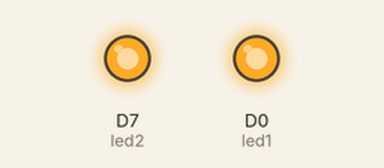
This sketch was run on a simulated ESP8266 (NodeMCU). On the bench: output pins drawn as LEDs (lit = HIGH).

Above: at 0.5 s.
At 37.5 s:
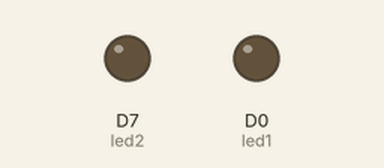
Timing chart, 0 to 39.0 s (numbered marks = the images above):
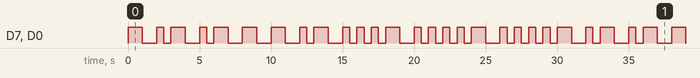

The sketch:

CollinsBlink.ino
```cpp
int led1 = D0;
int led2 = D7;


void setup() {
// We are going to tell our device that D0 and D7 (which we named led1 and led2 respectively) are going to be output
  // (That means that we will be sending voltage to them, rather than monitoring voltage that comes from them)

  // It's important you do this here, inside the setup() function rather than outside it or in the loop function.

  pinMode(led1, OUTPUT);
  pinMode(led2, OUTPUT);

}

void loop() {

  // My Last name is: COLLINS
  // In Morse: C: -.-.   O: ---  L: .-..  L: .-..  I: .. N: -. S: ...

  // C
  longblink(); shortblink(); longblink(); shortblink();

  // O

  longblink(); longblink(); longblink();

  // L

  shortblink(); longblink(); shortblink(); shortblink();

  // L

  shortblink(); longblink(); shortblink(); shortblink();

  // I

  shortblink(); shortblink();

  // N

  longblink(); shortblink();

  // S

  shortblink(); shortblink(); shortblink();


}

void longblink()
{
  digitalWrite(led1, HIGH);
  digitalWrite(led2, HIGH);

  // We'll leave it on for 1 second...
  delay(1000);


  // Then we'll turn it off...
  digitalWrite(led1, LOW);
  digitalWrite(led2, LOW);

  delay(1000);
}


void shortblink()
{
  digitalWrite(led1, HIGH);
  digitalWrite(led2, HIGH);

  // We'll leave it on for 0.5 second...
  delay(500);


  // Then we'll turn it off...
  digitalWrite(led1, LOW);
  digitalWrite(led2, LOW);

  delay(500);
}
```

Measured:
- by itself, D7 (led2), D0 (led1): moves between LOW and HIGH, repeating every 30.0 s
- by itself, everything shown: repeats every 30.0 s, in 44 steps
